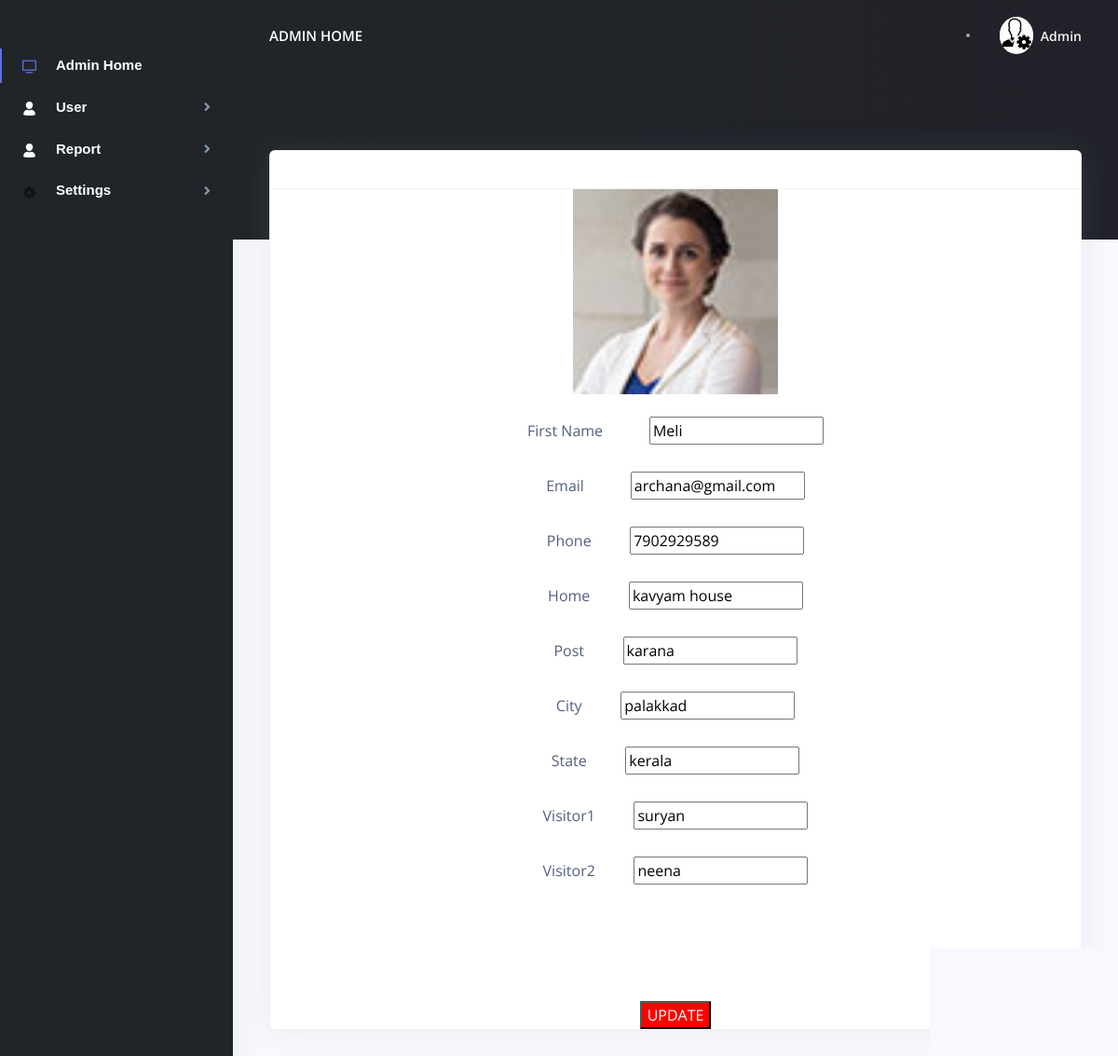
The page /user/edit_stu.php?b=Meli (signed in) on the database its author committed.
### tables this page shows
CREATE TABLE `registration` (
  `Reg_id` int(10) NOT NULL,
  `f_name` varchar(30) NOT NULL,
  `l_name` varchar(30) NOT NULL,
  `fa_name` varchar(30) NOT NULL,
  `ma_name` varchar(30) NOT NULL,
  `dob` date NOT NULL,
  `gender` varchar(30) NOT NULL,
  `email` varchar(50) NOT NULL,
  `phone` varchar(15) NOT NULL,
  `p_phone` varchar(50) NOT NULL,
  `home` varchar(30) NOT NULL,
  `post` varchar(30) NOT NULL,
  `city` varchar(30) NOT NULL,
  `district` varchar(50) NOT NULL,
  `state` varchar(30) NOT NULL,
  `pin` varchar(25) NOT NULL,
  `high` varchar(50) NOT NULL,
  `joinc` varchar(50) NOT NULL,
  `join` varchar(50) NOT NULL,
  `visitor1` varchar(30) NOT NULL,
  `visitor2` varchar(30) NOT NULL,
  `username` varchar(30) NOT NULL,
  `password` varchar(30) NOT NULL,
  `confirmpassword` varchar(30) NOT NULL,
  `utype` int(10) NOT NULL,
  `status` int(10) NOT NULL,
  `book` int(10) NOT NULL,
  `photo` varchar(200) NOT NULL
);

### user/edit_stu.php (the view, shortened to what this page needs)
<?php
include "dbcontroller.php";
$a=$_GET['b'];
$sql90="select * from registration where username='$a'";
$exe90=mysqli_query($con,$sql90);
?>
<!DOCTYPE html>
<html lang="en">
<head>
  <link href="./assets/js/plugins/nucleo/css/nucleo.css" rel="stylesheet" />
  <link href="./assets/js/plugins/@fortawesome/fontawesome-free/css/all.min.css" rel="stylesheet" />
  <link href="./assets/css/argon-dashboard.css?v=1.1.0" rel="stylesheet" />
</head>
<body class="">
  <nav class="navbar navbar-vertical fixed-left navbar-expand-md navbar-light bg-dark" id="sidenav-main">
    <div class="container-fluid">
      <div class="collapse navbar-collapse" id="sidenav-collapse-main">
             <ul class="navbar-nav ">
          <li class="nav-item  class=" active" ">
              <a class=" nav-link active " href=" ./index.php"> <i class="ni ni-tv-2 text-primary"></i> <b style="color:white;font-family: Arial, Helvetica, sans-serif;font-size:15px;">Admin Home</b>
            </a>
          </li>
              <li class="nav-item">
            <a class="nav-link " data-target="#PageSubmenu9" data-toggle="collapse">
              <i  class="ni ni-single-02 text-white"></i> <b style="color:white;font-family: Arial, Helvetica, sans-serif;font-size:15px;">User</b>
            </a>
            </li>
            <li class="nav-item">
            <a class="nav-link " data-target="#PageSubmenu99" data-toggle="collapse">
              <i  class="ni ni-single-02 text-white"></i> <b style="color:white;font-family: Arial, Helvetica, sans-serif;font-size:15px;">Report</b>
            </a>
            </li>
             <li class="nav-item">
            <a class="nav-link " href="#PageSubmenu0" data-toggle="collapse">
                <i class="ni ni-settings-gear-65"></i><b style="color:white;font-family: Arial, Helvetica, sans-serif;font-size:15px;">Settings</b>
            </a>
            </li>
        </ul>
      </div>
    </div>
  </nav>
  <div class="main-content">
    <nav class="navbar navbar-top navbar-expand-md navbar-dark" id="navbar-main">
      <div class="container-fluid">
        <a class="h4 mb-0 text-white text-uppercase d-none d-lg-inline-block" href="./index.php">Admin Home</a>
        <form class="navbar-search navbar-search-dark form-inline mr-3 d-none d-md-flex ml-lg-auto">
          <div class="form-group mb-0">
            <div class="input-group input-group-alternative">
            </div>
          </div>
        </form>
        <ul class="navbar-nav align-items-center d-none d-md-flex">
          <li class="nav-item dropdown">
            <a class="nav-link pr-0" href="#" role="button" data-toggle="dropdown" aria-haspopup="true" aria-expanded="false">
              <div class="media align-items-center">
                <span class="avatar avatar-sm rounded-circle">
                  <img alt="Image placeholder" src="./assets/img/brand/admin.png">
                </span>
                <div class="media-body ml-2 d-none d-lg-block">
                  <span class="mb-0 text-sm  font-weight-bold">Admin</span>
                </div>
              </div>
            </a>
          </li>
        </ul>
      </div>
    </nav>
    <div class="header bg-gradient-dark pb-8 pt-5 pt-md-8">
      <div class="container-fluid">
        <div class="header-body">
          <div class="row">
            <div class="col-xl-3 col-lg-6">
            </div>
            <div class="col-xl-3 col-lg-6">
            </div>
            <div class="col-xl-3 col-lg-6">
            </div>
            <div class="col-xl-3 col-lg-6">
            </div>
          </div>
        </div>
      </div>
    </div>
    <div class="container-fluid mt--7">
      <div class="row">
        <div class="col-xl-12 mb-2 mb-xl-0">
          <div class="card shadow">
            <div class="card-header bg-transparent">
            </div>
<center>
       <form id="regForm" action="" method="post" >
   <?php
           while($fetch90=mysqli_fetch_array($exe90))
           {
           ?>
   <img src="../images/<?php echo $fetch90['photo']?>" width=220px height=220px/>
           <br>
           <br><label>First Name&nbsp;&nbsp;&nbsp;&nbsp;&nbsp;&nbsp;&nbsp;&nbsp;&nbsp;&nbsp;&nbsp;</label>
        <input id="email" type="text" name="email" placeholder="New Email" value="<?php echo $fetch90['f_name'];?>" >
           <br>
           <br><label>Email&nbsp;&nbsp;&nbsp;&nbsp;&nbsp;&nbsp;&nbsp;&nbsp;&nbsp;&nbsp;&nbsp;</label>
        <input id="email" type="text" name="email" placeholder="New Email" value="<?php echo $fetch90['email'];?>" >
             <br>
           <br>    <label>Phone&nbsp;&nbsp;&nbsp;&nbsp;&nbsp;&nbsp;&nbsp;&nbsp;&nbsp;</label>
        <input id="phone" type="text" name="phone" placeholder="New phone" value="<?php echo $fetch90['phone'];?>" >
             <br>
            <br>    <label>Home&nbsp;&nbsp;&nbsp;&nbsp;&nbsp;&nbsp;&nbsp;&nbsp;&nbsp;</label>
        <input id="home" type="text" name="home" placeholder="New home" value="<?php echo $fetch90['home'];?>" >
             <br>
            <br>    <label>Post&nbsp;&nbsp;&nbsp;&nbsp;&nbsp;&nbsp;&nbsp;&nbsp;&nbsp;</label>
        <input id="post" type="text" name="post" placeholder="New post" value="<?php echo $fetch90['post'];?>" >
             <br>
            <br>    <label>City&nbsp;&nbsp;&nbsp;&nbsp;&nbsp;&nbsp;&nbsp;&nbsp;&nbsp;</label>
        <input id="city" type="text" name="city" placeholder="New city" value="<?php echo $fetch90['city'];?>" >
             <br>
            <br>    <label>State&nbsp;&nbsp;&nbsp;&nbsp;&nbsp;&nbsp;&nbsp;&nbsp;&nbsp;</label>
        <input id="state" type="text" name="state" placeholder="New state" value="<?php echo $fetch90['state'];?>" >
             <br>
            <br>    <label>Visitor1&nbsp;&nbsp;&nbsp;&nbsp;&nbsp;&nbsp;&nbsp;&nbsp;&nbsp;</label>
        <input id="visitor1" type="text" name="visitor1" placeholder="New visitor1" value="<?php echo $fetch90['visitor1'];?>" >
             <br>
            <br>    <label>Visitor2&nbsp;&nbsp;&nbsp;&nbsp;&nbsp;&nbsp;&nbsp;&nbsp;&nbsp;</label>
        <input id="visitor2" type="text" name="visitor2" placeholder="New visitor2" value="<?php echo $fetch90['visitor2'];?>" >
             <br>
           <br>
       <br><br>
      <?php
           }
           ?>
       <br> <br>
     <input id="submit" type="submit" name="submit" value="UPDATE" style="position:relative;background-color:red;color:white;">
    </div>
          </div>
        </div>
      </div>
    </div>
</body>
</html>

### rows shown on the page
registration: photo (picture), email "Meli", email "archana@gmail.com", phone "7902929589", home "kavyam house", post "karana", city "palakkad", state "kerala", visitor1 "suryan", visitor2 "neena"
